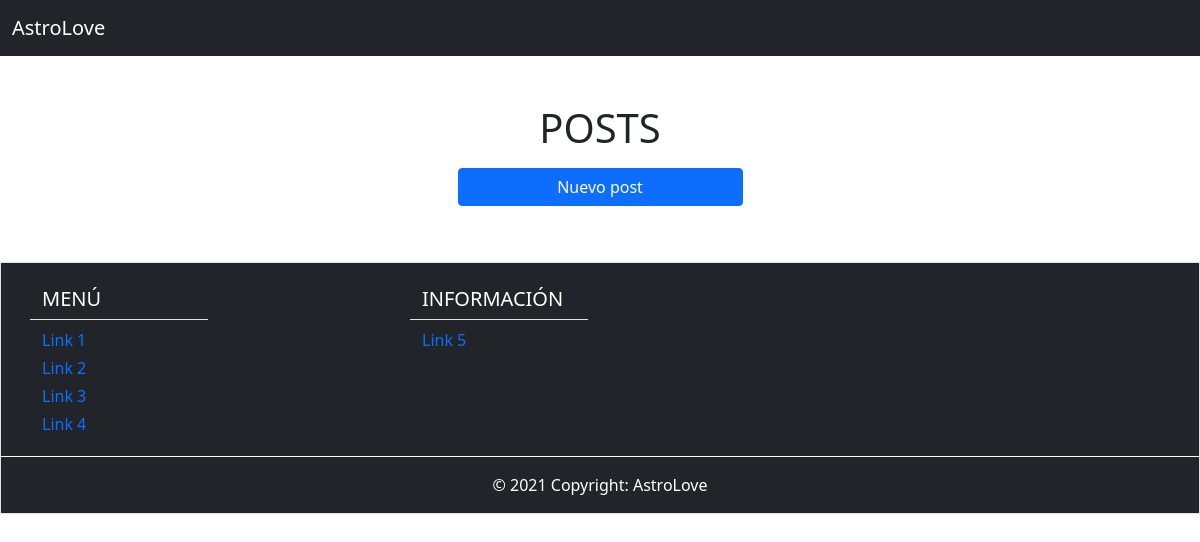
The app's page /posts/ (signed in), older data.
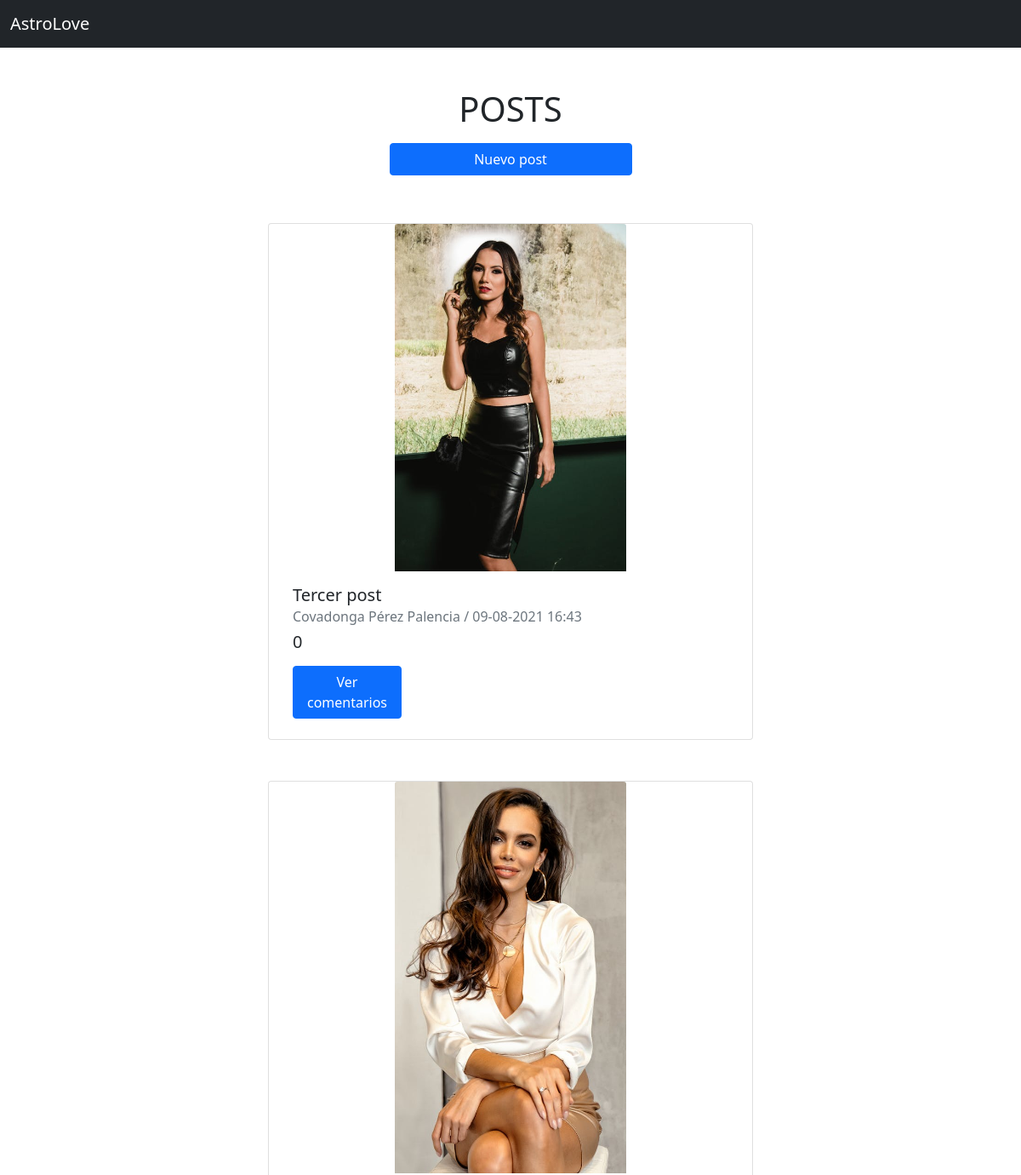
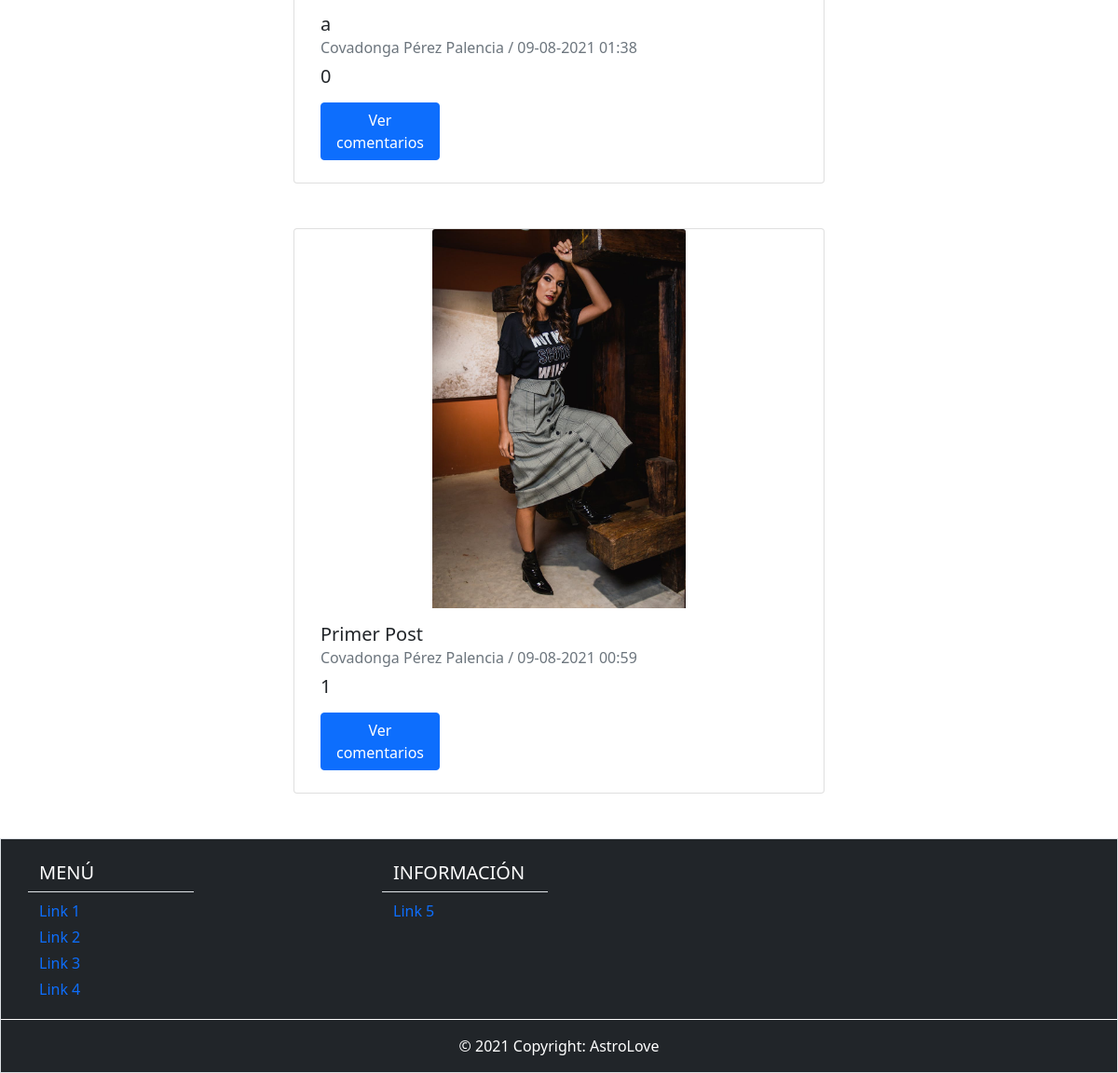
The same page, newer data (2 pictures, top to bottom).
### main/models.py (models this page shows, shortened)
class Post(models.Model):
    date =  models.DateTimeField()
    title = models.CharField(max_length=30)
    photo = models.ImageField(upload_to="static/post/")
    creator = models.ForeignKey(Usuario, on_delete=models.CASCADE)

class Usuario(models.Model):
    address = models.CharField(max_length=250)
    city = models.CharField(max_length=50)
    isDeleted = models.BooleanField()
    profilePicUrl = models.ImageField(upload_to="static/fotos_perfil/", blank=True)
    photo = models.CharField(max_length=550)
    isAccountNonExpired = models.BooleanField(default=False)
    isEnabled = models.BooleanField(default=False)
    isPro = models.BooleanField(default=False)
    user = models.OneToOneField(User, on_delete=models.CASCADE, default=None)
    def nombreCompleto(self):
        return self.user.first_name + " " + self.user.last_name

### main/views.py (the view)
# urls.py: path('posts/', views.posts),
@login_required
def posts(request):
    posts = Post.objects.all().order_by('-date')
    likes = []
    for post in posts:
        likes.append(len(Like.objects.filter(post=post)))
    items = zip(posts, likes)
    return render(request, 'posts.html', {'items':items})

### main/templates/posts.html (shortened to what this page needs)
{% extends 'header_logged.html' %}
{% block contenido %}
<div class="container my-5">
    <div class="row text-center my-3">
        <h1>POSTS</h1>
        <button class="btn btn-primary w-25 mx-auto my-2"><a class="text-white text-decoration-none" href="/posts/create/">Nuevo post</a></button>
    </div>
    {% for post, likes in items %}
    <div class="row justify-content-center my-5">
        <div class="card w-50">
            <img class="card-img-top w-50 img-fluid mx-auto"
                src="http://127.0.0.1:8000/{{post.photo}}"
                alt="Card image cap">
            <div class="card-body text-justify">
                <h5 class="card-title">{{post.title}}</h5>
                <h6 class="card-subtitle mb-2 text-muted">{{post.creator.nombreCompleto}}
                    / {{post.date | date:'d-m-Y H:i'}}</h6>
                <h5 class="">
                    {{likes }}</h5>
                <button class="btn btn-primary w-25 mx-auto my-2"><a class="text-white text-decoration-none" href="/posts/show/{{post.id}}">Ver comentarios</a></button>
            </div>
        </div>
    </div>
    {% endfor%}
</div>
{% endblock %}

### main/templates/header_logged.html (shortened to what this page needs)
<head>
    <link
        href="https://cdn.jsdelivr.net/npm/bootstrap@5.0.2/dist/css/bootstrap.min.css"
        rel="stylesheet"
>
    <link
        href="https://kit-pro.fontawesome.com/releases/v5.15.2/css/pro.min.css"
        rel="stylesheet">
</head>
<body>
    <nav class="navbar navbar-expand-lg navbar-dark bg-dark">
        <div class="container-fluid">
            <a class="navbar-brand" href="#">AstroLove </a>
            <div class="collapse navbar-collapse" id="navbarContent">
                <ul class="navbar-nav">
                    <li class="nav-item mx-2">
                        <a class="nav-link mt-1" data-toggle="tooltip" title="Inicio" href="/home"></a>
                    </li>
                    <li class="nav-item mx-2">
                        <a class="nav-link mt-1" data-toggle="tooltip" title="Información" href="/informacion"></a>
                    </li>
                    <li class="nav-item mx-2">
                        <a class="nav-link mt-1" data-toggle="tooltip" title="Eventos" href="/eventos"></a>
                    </li>
                    <li class="nav-item mx-2">
                        <a class="nav-link mt-1" data-toggle="tooltip" title="Posts" href="/posts"></a>
                    </li>
                    <li class="nav-item mx-2">
                        <a class="nav-link mt-1" data-toggle="tooltip" title="Chat" href="/chats"></a>
                    </li>
                    <li class="nav-item mx-2">
                        <a class="nav-link mt-1" data-toggle="tooltip" title="Mi perfil" href="/perfil"></a>
                    </li>
                    <li class="nav-item mx-2">
                        <a class="nav-link mt-1" data-toggle="tooltip" title="Cerrar sesión" href="/logout"></a>
                    </li>
                </ul>
            </div>
        </div>
    </nav>
    {% block contenido %}
    {% endblock %}
</body>
<footer class="border border-top text-white text-center text-lg-start bg-dark">
    <div class="container">
        <div class="row my-3">
            <div class="col-lg-4">
                <div class="row w-50 border-bottom my-2">
                    <h5 class="text-uppercase title">Menú</h5>
                </div>
                <div class="row my-1">
                    <a href="#" class="text-decoration-none subtitle">Link 1</a>
                </div>
                <div class="row my-1">
                    <a href="#" class="text-decoration-none subtitle">Link 2</a>
                </div>
                <div class="row my-1">
                    <a href="#" class="text-decoration-none subtitle">Link 3</a>
                </div>
                <div class="row my-1">
                    <a href="#" class="text-decoration-none subtitle">Link 4</a>
                </div>
            </div>
            <div class="col-lg-4">
                <div class="row w-50 border-bottom my-2">
                    <h5 class="text-uppercase title">Información</h5>
                                </div>
                <div class="row my-1">
                    <a href="#" class="text-decoration-none subtitle">Link 5</a>
                </div>
            </div>
        </div>
    </div>
    <div class="text-center text-white border-top border-white p-3">
        © 2021 Copyright: AstroLove
    </div>
</footer>

Row changes from the older to the newer data that the page shows:
added Post: photo (picture), title "Tercer post", creator.nombreCompleto "Covadonga Pérez Palencia", date "09-08-2021 16:43", likes "0"
added Post: photo (picture), title "a", creator.nombreCompleto "Covadonga Pérez Palencia", date "09-08-2021 01:38", likes "0"
added Post: photo (picture), title "Primer Post", creator.nombreCompleto "Covadonga Pérez Palencia", date "09-08-2021 00:59", likes "1"
